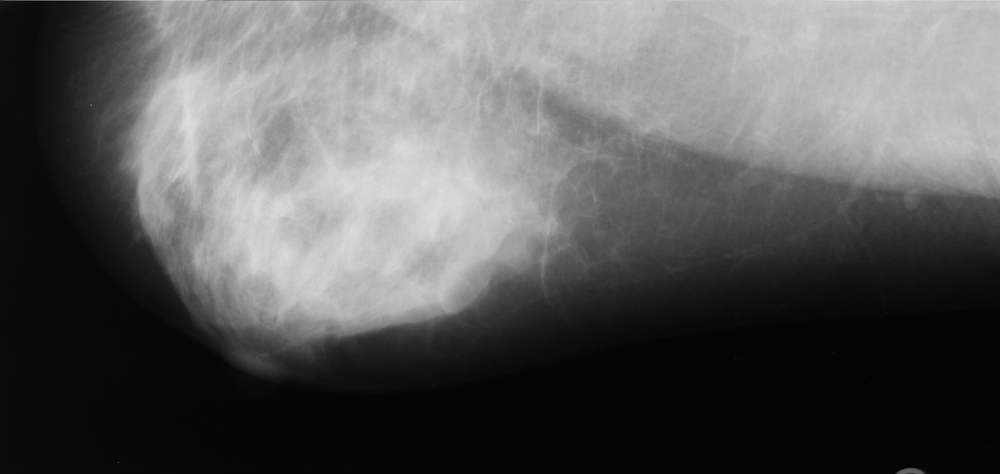
#> input picture uploads/mdb221lm.png, 1000 x 474 px, shrunk from 4320 x 2048 before the run; its folder holds only this picture in this run
$ python -i organiza.py   (imports and definitions only)
#> lines starting #> are read from the running program, lines starting #| are printed output that depends on the picture
import os
import shutil
import random
import cv2
import numpy as np

# Diretórios principais
data_dir = "data"
labels_dir = os.path.join(data_dir, "labels")

dataset_dir = "dataset"
images_train_dir = os.path.join(dataset_dir, "images", "train")
images_val_dir = os.path.join(dataset_dir, "images", "val")
labels_train_dir = os.path.join(dataset_dir, "labels", "train")
labels_val_dir = os.path.join(dataset_dir, "labels", "val")

# [4 lines not run here, left out]


def preprocessar_imagem_clahe_blur(caminho_pgm):
#> called with caminho_pgm = 'uploads/mdb221lm.png'
    imagem = cv2.imread(caminho_pgm, cv2.IMREAD_GRAYSCALE)
#> imagem is the input picture: shape (474, 1000); min 1, max 223, mean 90.5
    clahe = cv2.createCLAHE(clipLimit=2.0, tileGridSize=(8, 8))
    imagem_clahe = clahe.apply(imagem)
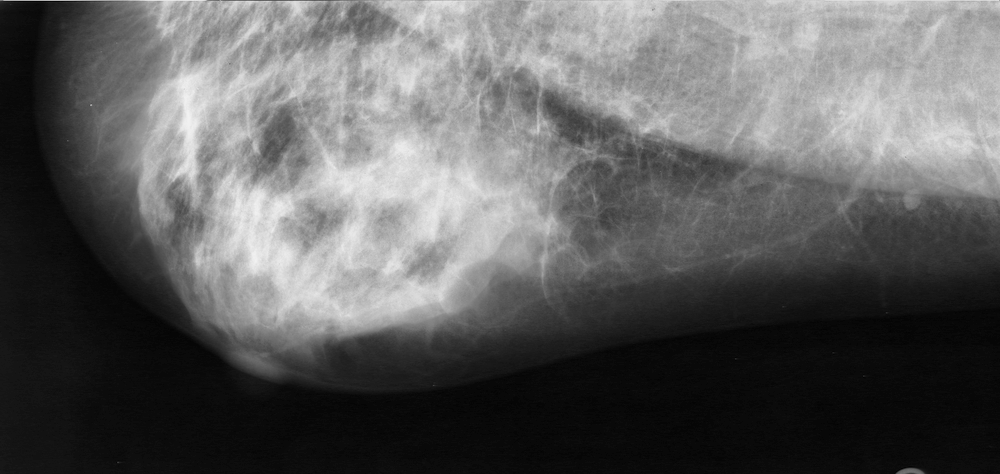
#> imagem_clahe: shape (474, 1000); min 2, max 242, mean 94.3
    imagem_blur = cv2.GaussianBlur(imagem_clahe, (3, 3), 0)
    imagem_norm = cv2.normalize(imagem_blur, None, 0, 255, cv2.NORM_MINMAX)
    return imagem_norm

def encontrar_mama_bounds(img_array, limiar=120):
    img_cortada = img_array[:, 60:]
    mask = img_cortada > limiar
    coords = np.argwhere(mask)

    if coords.size == 0:
        return None

    y0, x0 = coords.min(axis=0)
    y1, x1 = coords.max(axis=0)

    x0 += 60  # Corrige os offsets do corte
    x1 += 60

    return x0, y0, x1, y1  # xmin, ymin, xmax, ymax

# [1 line that did not run here, left out]
# [2 lines not run here, left out]


# [1 line that did not run here, left out]
# [1 line that did not run here, left out]
# [1 line that did not run here, left out]

def processar_dataset(imagens_lista, dir_imagens_saida, dir_labels_saida):
    for nome_img in imagens_lista:
        caminho_pgm = os.path.join(data_dir, nome_img)
        nome_base = os.path.splitext(nome_img)[0]
        caminho_png_saida = os.path.join(dir_imagens_saida, nome_base + ".png")

        imagem_processada = preprocessar_imagem_clahe_blur(caminho_pgm)

        bounds = encontrar_mama_bounds(imagem_processada)
        if bounds:
            x0, y0, x1, y1 = bounds
            imagem_processada = imagem_processada[y0:y1, x0:x1]

        cv2.imwrite(caminho_png_saida, imagem_processada)

        label_origem = os.path.join(labels_dir, nome_base + ".txt")
        label_destino = os.path.join(dir_labels_saida, nome_base + ".txt")

        if os.path.exists(label_origem):
            shutil.copy(label_origem, label_destino)
            print(f"✅ {nome_base}: imagem e label processados.")
        else:
            with open(label_destino, "w") as f:
                pass
            print(f"⚠️ {nome_base}: label ausente — criado vazio.")

# [4 lines not run here, left out]

>>> result = preprocessar_imagem_clahe_blur('uploads/mdb221lm.png')

$ run again, on uploads/mdb321lm.png
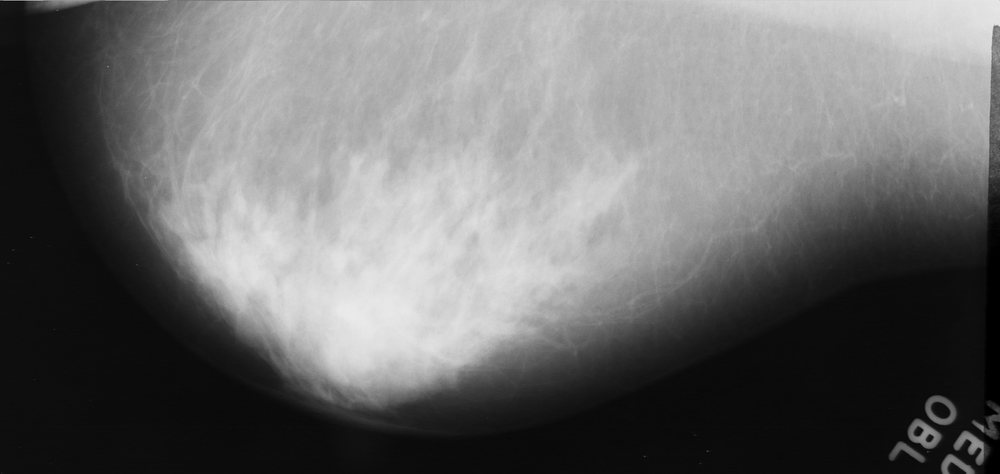
#> input picture uploads/mdb321lm.png, 1000 x 474 px, shrunk from 4320 x 2048 before the run
#> in preprocessar_imagem_clahe_blur, imagem is the input picture: shape (474, 1000); min 0, max 235, mean 108.4
#> in preprocessar_imagem_clahe_blur, `imagem_clahe = clahe.apply(imagem)`:
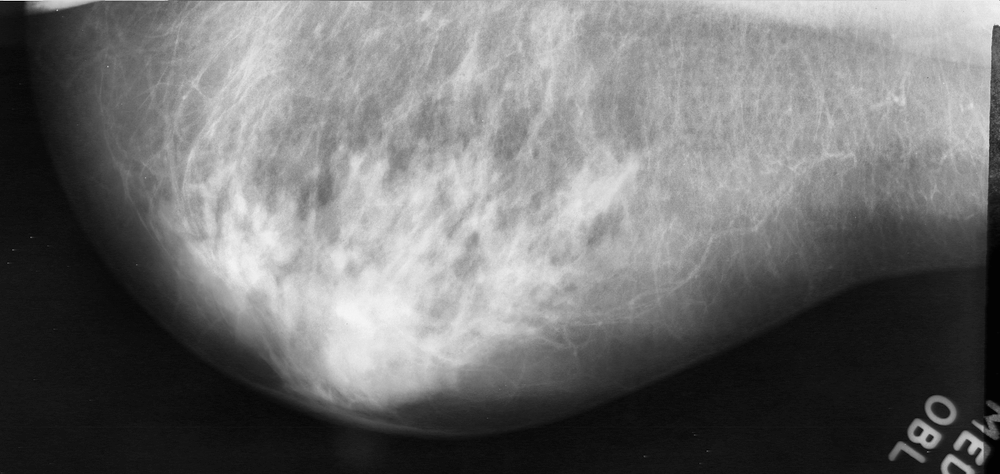
#> imagem_clahe: shape (474, 1000); min 2, max 245, mean 110.8

$ run again, on uploads/mdb276rl.png
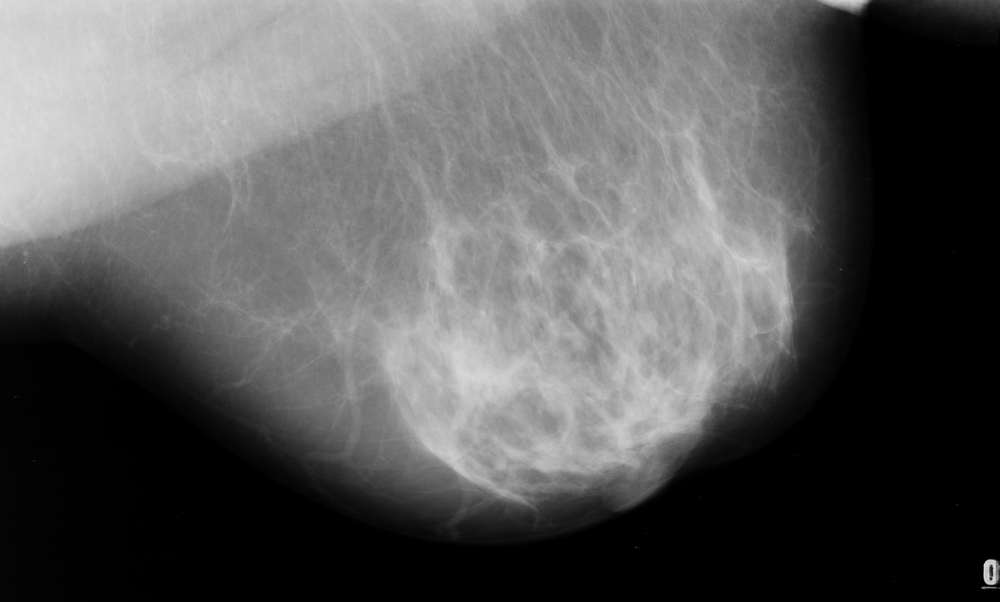
#> input picture uploads/mdb276rl.png, 1000 x 602 px, shrunk from 4320 x 2600 before the run
#> in preprocessar_imagem_clahe_blur, imagem is the input picture: shape (602, 1000); min 0, max 222, mean 88
#> in preprocessar_imagem_clahe_blur, `imagem_clahe = clahe.apply(imagem)`:
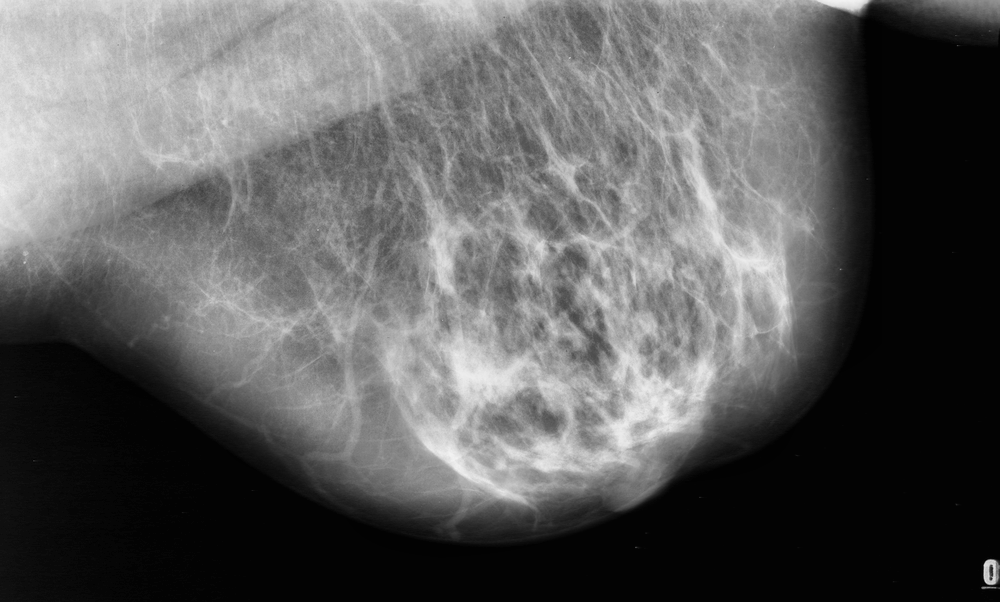
#> imagem_clahe: shape (602, 1000); min 2, max 243, mean 92.6

$ run again, on uploads/mdb297ll.png
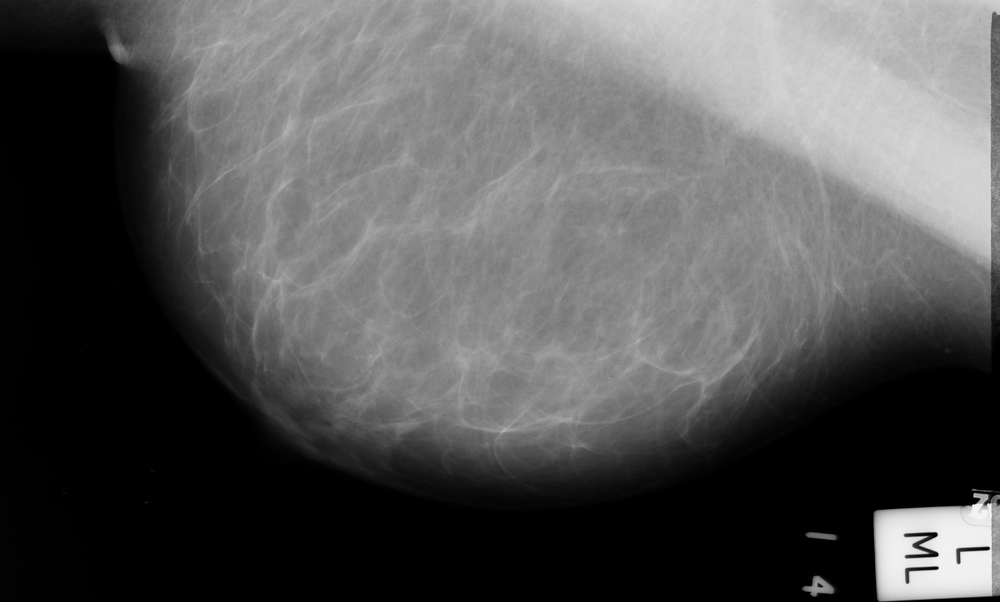
#> input picture uploads/mdb297ll.png, 1000 x 602 px, shrunk from 4320 x 2600 before the run
#> in preprocessar_imagem_clahe_blur, imagem is the input picture: shape (602, 1000); min 0, max 255, mean 85
#> in preprocessar_imagem_clahe_blur, `imagem_clahe = clahe.apply(imagem)`:
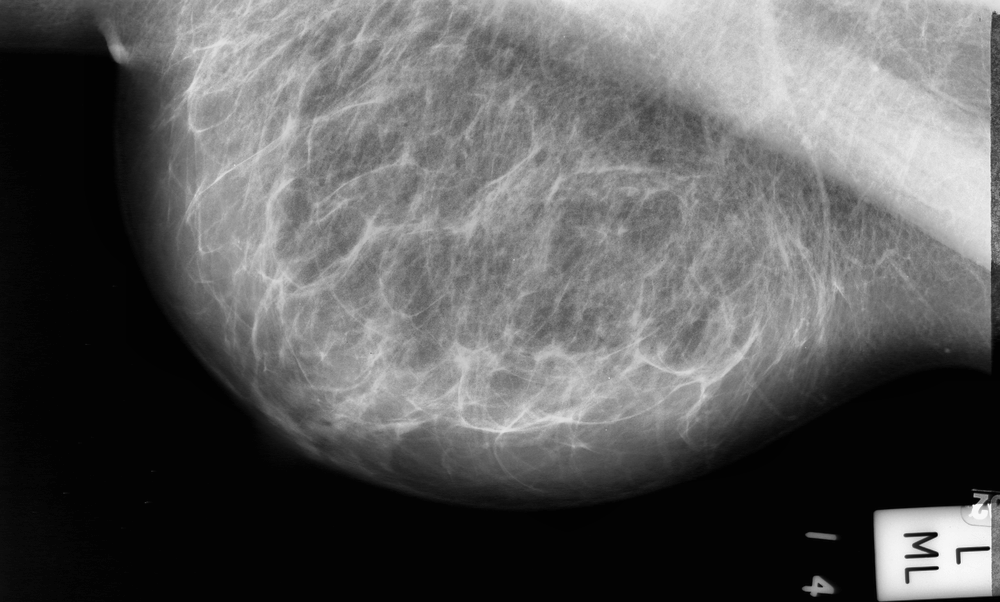
#> imagem_clahe: shape (602, 1000); min 2, max 255, mean 91.7
